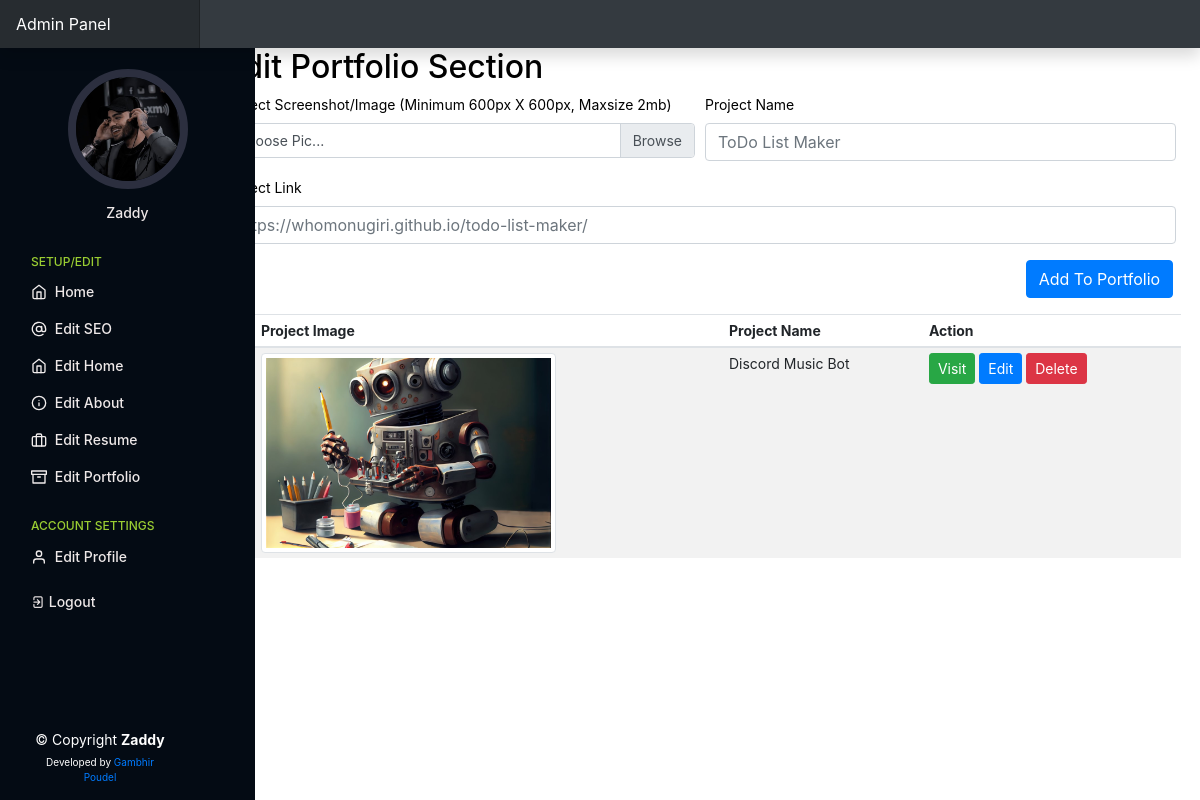
Page /admin/?editportfolio=true (signed in) on the committed database.
### tables this page shows
CREATE TABLE `personal_setup` (
  `id` int(11) NOT NULL,
  `profilepic` varchar(250) NOT NULL,
  `sidebar` varchar(250) NOT NULL,
  `footer` varchar(250) NOT NULL,
  `name` varchar(250) NOT NULL,
  `twitter` varchar(200) NOT NULL,
  `facebook` varchar(200) NOT NULL,
  `instagram` varchar(200) NOT NULL,
  `discord` varchar(200) NOT NULL,
  `linkedin` varchar(200) NOT NULL,
  `github` varchar(200) NOT NULL,
  `homewallpaper` varchar(200) NOT NULL,
  `professions` varchar(200) NOT NULL,
  `location` text NOT NULL,
  `mobile` varchar(200) NOT NULL,
  `emailid` varchar(200) NOT NULL
);

CREATE TABLE `portfolio` (
  `id` int(11) NOT NULL,
  `projectname` varchar(250) NOT NULL,
  `projectpic` varchar(250) NOT NULL,
  `projectlink` text NOT NULL
);

### admin/php/portfolio.php (the view, shortened to what this page needs)
<h2>Edit Portfolio Section</h2>
<form method="post" action="php/uportfolio.php" enctype="multipart/form-data">
  <div class="form-row">
    <div class="form-group col-md-6">
      <label>Project Screenshot/Image (Minimum 600px X 600px, Maxsize 2mb)</label>
      <div class="custom-file">
        <label class="custom-file-label" for="projectpic">Choose Pic...</label>
      </div>
    </div>
    <div class="form-group col-md-6 mt-auto">
      <label for="name">Project Name</label>
      <input type="name" name="projectname" class="form-control" id="name" placeholder="ToDo List Maker">
    </div>
    <div class="form-group col-md-12">
      <label for="email">Project Link</label>
      <input type="text" name="projectlink" class="form-control" id="email" placeholder="https://whomonugiri.github.io/todo-list-maker/">
    </div>
    <div class="form-group col-md-2 ml-auto">
      <input type="submit" name="addtoportfolio" class="btn btn-primary" value="Add To Portfolio">
    </div>
</form>
<table class="table table-striped table-sm">
  <thead>
    <tr>
      <th>Id</th>
      <th>Project Image</th>
      <th>Project Name</th>
      <th>Action</th>
    </tr>
  </thead>
  <tbody>
    <?php
     $query2 = "SELECT * FROM portfolio";
     $queryrun2 = mysqli_query($db, $query2);
     $count = 1;
     while ($data2 = mysqli_fetch_array($queryrun2)) {
     ?>
      <tr>
        <td>#<?= $count ?></td>
        <td><img src="../assets/img/<?= $data2['projectpic'] ?>" class="oo img-thumbnail"></td>
        <td><?= $data2['projectname'] ?></td>
        <td>
          <a href="<?= $data2['projectlink'] ?>"> <button type="button" class="btn btn-success btn-sm">Visit</button></a>
          <button type="button" class="btn btn-primary btn-sm" data-toggle="modal" data-target="#modal<?= $data2['id'] ?>">
            Edit
          </button> <a href="php/uportfolio.php?del=<?= $data2['id'] ?>"><button type="button" class="btn btn-danger btn-sm" data-toggle="modal" data-target="#exampleModal">
              Delete
            </button></a>
        </td>
      </tr>
    <?php $count++;
     } ?>
  </tbody>
</table>

### admin/index.php (shortened to what this page needs)
<?php
include('../include/db.php');
$query = "SELECT * FROM personal_setup,aboutus_setup,basic_setup,admin_users";
$queryrun = mysqli_query($db, $query);
$data = mysqli_fetch_array($queryrun);
?>
<!doctype html>
<html lang="en">
<head>
  <link href="assets/dist/css/bootstrap.css" rel="stylesheet">
  <link rel="stylesheet" href="https://unicons.iconscout.com/release/v4.0.0/css/line.css">
  <link href="css/dashboard.css" rel="stylesheet">
</head>
<body>
  <nav class="navbar navbar-dark sticky-top bg-dark flex-md-nowrap p-0 shadow">
    <a class="navbar-brand col-md-3 col-lg-2 mr-0 px-3" href="#">Admin Panel</a>
  </nav>
  <div class="container-fluid">
    <div class="row">
      <nav id="sidebarMenu" class="col-md-3 col-lg-2 d-md-block bg-light sidebar collapse">
        <div class="sidebar-sticky pt-3">
          <div class="profile">
            <img src="../assets/img/<?= $data['profilepic'] ?>" alt="" class="img-fluid rounded-circle">
            <a href="#" class="nav-link"><?= $_SESSION['username'] ?></a>
          </div>
          <ul class="nav flex-column">
            <h6 class="sidebar-heading d-flex justify-content-between align-items-center px-3 mt-4 mb-1 text-muted">
              <span>Setup/Edit</span>
            </h6>
            <li class="nav-item">
              <a class="nav-link" href="../admin/">
                <span data-feather="home"></span>
                Home
              </a>
            </li>
            <li class="nav-item">
              <a class="nav-link" href="?editseo=true">
                <span data-feather="at-sign"></span>
                Edit SEO
              </a>
            </li>
            <li class="nav-item">
              <a class="nav-link" href="?edithome=true">
                <span data-feather="home"></span>
                Edit Home
              </a>
            </li>
            <li class="nav-item">
              <a class="nav-link" href="?editabout=true">
                <span data-feather="info"></span>
                Edit About
              </a>
            </li>
            <li class="nav-item">
              <a class="nav-link" href="?editresume=true">
                <span data-feather="briefcase"></span>
                Edit Resume
              </a>
            </li>
            <li class="nav-item">
              <a class="nav-link" href="?editportfolio=true">
                <span data-feather="archive"></span>
                Edit Portfolio
              </a>
            </li>
          </ul>
          <h6 class="sidebar-heading d-flex justify-content-between align-items-center px-3 mt-4 mb-1 text-muted">
            <span>Account Settings</span>
          </h6>
          <ul class="nav flex-column mb-2">
            <li class="nav-item">
              <a class="nav-link" href="?editprofile=true">
                <span data-feather="user"></span>
                Edit Profile
              </a>
            </li>
          </ul>
          <ul class="nav flex-column mb-2">
            <li class="nav-item">
              <a class="nav-link" href="php/logout.php"> <i class="uil-signout"></i>
                Logout
              </a>
            </li>
          </ul>
        </div>
      </nav>
      <main role="main" class="col-md-9 ml-sm-auto col-lg-10 px-md-4">
        <?php
        if (isset($_GET['edithome'])) {
          include('php/home.php');
        } else if (isset($_GET['editabout'])) {
          include('php/about.php');
        } else if (isset($_GET['editresume'])) {
          include('php/resume.php');
        } else if (isset($_GET['editportfolio'])) {
          include('php/portfolio.php');
        } else if (isset($_GET['editseo'])) {
          include('php/seo.php');
        } else if (isset($_GET['editprofile'])) { ?>
          <h2>Edit Profile</h2>
          <?php
          if (isset($_GET['msg'])) {
            if ($_GET['msg'] == 'updated') {
          ?>
              <div class="alert alert-success text-center" role="alert">
                Successfully Updated !
              </div>
          <?php
            }
          }
          ?>
          <form method="post" action="php/uprofile.php">
            <div class="form-row">
              <div class="form-group col-md-6">
                <label for="ptitle">Name</label>
                <input type="text" name="username" value="<?= $data['username'] ?>" class="form-control" id="ptitle" placeholder="Monu Giri">
              </div>
              <div class="form-group col-md-6">
                <label for="psubtitle">Password</label>
                <input type="text" name="userpass" value="<?= $data['user_pass'] ?>" class="form-control" id="psubtitle" placeholder="*************">
              </div>
              <div class="form-group col-md-12">
                <label for="psubtitle">Email Id</label>
                <input type="text" name="userid" value="<?= $data['user_id'] ?>" class="form-control" id="psubtitle" placeholder="admin@admin.com">
              </div>
            </div>
            <input type="submit" name="uprofile" class="btn btn-primary" value="Save Changes">
          </form>
        <?php } else {
          include('php/welcome.php');
        } ?>
      </main>
    </div>
  </div>
  <footer id="footer">
    <div class="container">
      <div class="copyright">
        &copy; Copyright <strong><span>Zaddy</span></strong>
      </div>
      <div class="credits">
        Developed by <a href="#">Gambhir Poudel</a>
      </div>
    </div>
  </footer>
</body>
</html>

### admin/css/dashboard.css (style rules this page uses)
body { font-size: .875rem; }
.feather { width: 16px; height: 16px; vertical-align: text-bottom; }
.sidebar { position: fixed; top: 0; bottom: 0; left: 0; z-index: 100; padding: 48px 0 0; box-shadow: inset -1px 0 0 rgba(0, 0, 0, .1); }
.sidebar-sticky { position: relative; top: 0; height: calc(100vh - 48px); padding-top: .5rem; overflow-x: hidden; overflow-y: auto; }
.sidebar .nav-link { font-weight: 500; color: #eee8e8; }
.sidebar .nav-link .feather { margin-right: 4px; color: #f0ecec; }
.sidebar-heading { font-size: .75rem; text-transform: uppercase; }
.navbar-brand { padding-top: .75rem; padding-bottom: .75rem; font-size: 1rem; background-color: rgba(0, 0, 0, .25); box-shadow: inset -1px 0 0 rgba(0, 0, 0, .25); }

### admin/index.php (style rules this page uses)
.oo { height: 200px; }
#footer { padding: 15px; color: white; font-size: 14px; position: fixed; left: 0; bottom: 0; width: 200px; z-index: 9999; }
#footer .copyright { text-align: center; }
#footer .credits { padding-top: 5px; text-align: center; font-size: 10px; color: white; }
.sidebar-sticky { position: fixed; top: 0; left: 0; bottom: 0; width: 255px; transition: all ease-in-out 0.5s; z-index: 9997; transition: all 0.5s; padding: 0 15px; background: #040b14; overflow-y: auto; }
.profile img { margin: 5px auto; display: block; width: 120px; border: 8px solid #2c2f3f; }
.sidebar-sticky .profile a { text-decoration: none; font-size: 14px; text-align: center; }

### rows in the picture
personal_setup: profilepic (picture)
portfolio: projectpic (picture), projectname "Discord Music Bot"

### other values in the picture
$_SESSION['username'] "Zaddy"
